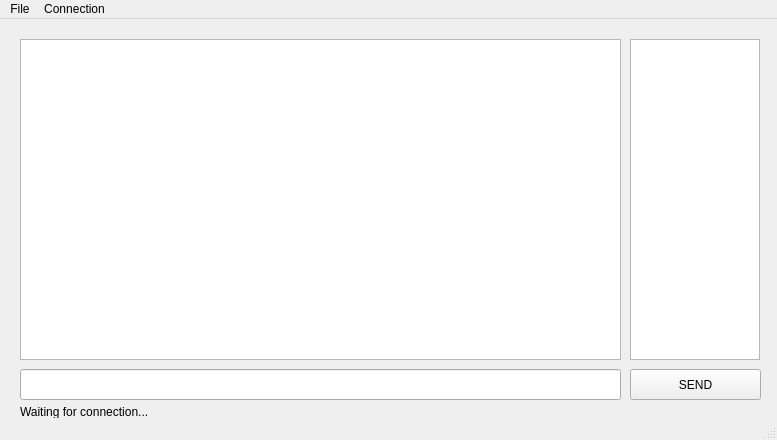
<?xml version="1.0" encoding="UTF-8"?>
<ui version="4.0">
 <class>MainWindow</class>
 <widget class="QMainWindow" name="MainWindow">
  <property name="geometry">
   <rect>
    <x>0</x>
    <y>0</y>
    <width>777</width>
    <height>440</height>
   </rect>
  </property>
  <property name="minimumSize">
   <size>
    <width>777</width>
    <height>440</height>
   </size>
  </property>
  <property name="maximumSize">
   <size>
    <width>777</width>
    <height>440</height>
   </size>
  </property>
  <property name="windowTitle">
   <string>MainWindow</string>
  </property>
  <widget class="QWidget" name="centralwidget">
   <widget class="QLineEdit" name="lineEdit">
    <property name="geometry">
     <rect>
      <x>20</x>
      <y>350</y>
      <width>601</width>
      <height>31</height>
     </rect>
    </property>
   </widget>
   <widget class="QTextEdit" name="textEdit">
    <property name="geometry">
     <rect>
      <x>20</x>
      <y>20</y>
      <width>601</width>
      <height>321</height>
     </rect>
    </property>
   </widget>
   <widget class="QLabel" name="labelConnectionInfo">
    <property name="geometry">
     <rect>
      <x>20</x>
      <y>382</y>
      <width>131</width>
      <height>21</height>
     </rect>
    </property>
    <property name="text">
     <string>Waiting for connection...</string>
    </property>
   </widget>
   <widget class="QListWidget" name="listWidget">
    <property name="geometry">
     <rect>
      <x>630</x>
      <y>20</y>
      <width>130</width>
      <height>321</height>
     </rect>
    </property>
   </widget>
   <widget class="QPushButton" name="pushButtonSend">
    <property name="geometry">
     <rect>
      <x>630</x>
      <y>350</y>
      <width>131</width>
      <height>31</height>
     </rect>
    </property>
    <property name="text">
     <string>SEND</string>
    </property>
   </widget>
   <widget class="QLabel" name="labelNickname">
    <property name="geometry">
     <rect>
      <x>20</x>
      <y>0</y>
      <width>271</width>
      <height>21</height>
     </rect>
    </property>
    <property name="text">
     <string/>
    </property>
   </widget>
  </widget>
  <widget class="QMenuBar" name="menubar">
   <property name="geometry">
    <rect>
     <x>0</x>
     <y>0</y>
     <width>777</width>
     <height>21</height>
    </rect>
   </property>
   <widget class="QMenu" name="menuFile">
    <property name="title">
     <string>File</string>
    </property>
    <addaction name="actionExit"/>
   </widget>
   <widget class="QMenu" name="menuConnection">
    <property name="title">
     <string>Connection</string>
    </property>
    <addaction name="actionConnect_to_Chat"/>
    <addaction name="actionDisconnect"/>
   </widget>
   <addaction name="menuFile"/>
   <addaction name="menuConnection"/>
  </widget>
  <widget class="QStatusBar" name="statusbar"/>
  <action name="actionExit">
   <property name="text">
    <string>Exit</string>
   </property>
  </action>
  <action name="actionConnect_to_Chat">
   <property name="text">
    <string>Connect to Chat !</string>
   </property>
  </action>
  <action name="actionDisconnect">
   <property name="text">
    <string>Disconnect !</string>
   </property>
  </action>
 </widget>
 <resources/>
 <connections/>
</ui>
